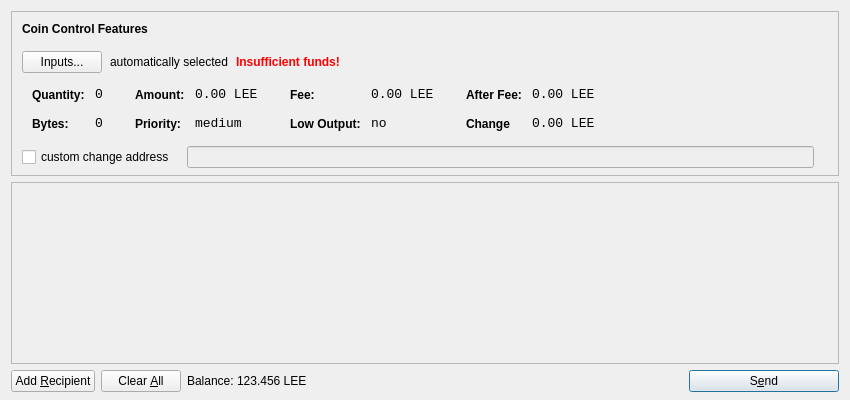
<?xml version="1.0" encoding="UTF-8"?>
<ui version="4.0">
 <class>SendCoinsDialog</class>
 <widget class="QDialog" name="SendCoinsDialog">
  <property name="geometry">
   <rect>
    <x>0</x>
    <y>0</y>
    <width>850</width>
    <height>400</height>
   </rect>
  </property>
  <property name="windowTitle">
   <string>Send Coins</string>
  </property>
  <layout class="QVBoxLayout" name="verticalLayout" stretch="0,1,0">
   <property name="bottomMargin">
    <number>8</number>
   </property>
   <item>
    <widget class="QFrame" name="frameCoinControl">
     <property name="sizePolicy">
      <sizepolicy hsizetype="Expanding" vsizetype="Expanding">
       <horstretch>0</horstretch>
       <verstretch>0</verstretch>
      </sizepolicy>
     </property>
     <property name="maximumSize">
      <size>
       <width>16777215</width>
       <height>16777215</height>
      </size>
     </property>
     <property name="frameShape">
      <enum>QFrame::StyledPanel</enum>
     </property>
     <property name="frameShadow">
      <enum>QFrame::Sunken</enum>
     </property>
     <layout class="QVBoxLayout" name="verticalLayoutCoinControl2">
      <property name="spacing">
       <number>-1</number>
      </property>
      <property name="leftMargin">
       <number>0</number>
      </property>
      <property name="topMargin">
       <number>0</number>
      </property>
      <property name="rightMargin">
       <number>0</number>
      </property>
      <property name="bottomMargin">
       <number>6</number>
      </property>
      <item>
       <layout class="QVBoxLayout" name="verticalLayoutCoinControl" stretch="0,0,0,0,1">
        <property name="spacing">
         <number>0</number>
        </property>
        <property name="leftMargin">
         <number>10</number>
        </property>
        <property name="topMargin">
         <number>10</number>
        </property>
        <item>
         <layout class="QHBoxLayout" name="horizontalLayoutCoinControl1">
          <property name="bottomMargin">
           <number>15</number>
          </property>
          <item>
           <widget class="QLabel" name="labelCoinControlFeatures">
            <property name="sizePolicy">
             <sizepolicy hsizetype="Preferred" vsizetype="Maximum">
              <horstretch>0</horstretch>
              <verstretch>0</verstretch>
             </sizepolicy>
            </property>
            <property name="font">
             <font>
              <weight>75</weight>
              <bold>true</bold>
             </font>
            </property>
            <property name="styleSheet">
             <string notr="true">font-weight:bold;</string>
            </property>
            <property name="text">
             <string>Coin Control Features</string>
            </property>
           </widget>
          </item>
         </layout>
        </item>
        <item>
         <layout class="QHBoxLayout" name="horizontalLayoutCoinControl2" stretch="0,0,0,0">
          <property name="spacing">
           <number>8</number>
          </property>
          <property name="bottomMargin">
           <number>10</number>
          </property>
          <item>
           <widget class="QPushButton" name="pushButtonCoinControl">
            <property name="styleSheet">
             <string notr="true"/>
            </property>
            <property name="text">
             <string>Inputs...</string>
            </property>
           </widget>
          </item>
          <item>
           <widget class="QLabel" name="labelCoinControlAutomaticallySelected">
            <property name="text">
             <string>automatically selected</string>
            </property>
            <property name="margin">
             <number>5</number>
            </property>
           </widget>
          </item>
          <item>
           <widget class="QLabel" name="labelCoinControlInsuffFunds">
            <property name="font">
             <font>
              <weight>75</weight>
              <bold>true</bold>
             </font>
            </property>
            <property name="styleSheet">
             <string notr="true">color:red;font-weight:bold;</string>
            </property>
            <property name="text">
             <string>Insufficient funds!</string>
            </property>
            <property name="margin">
             <number>5</number>
            </property>
           </widget>
          </item>
          <item>
           <spacer name="horizontalSpacerCoinControl">
            <property name="orientation">
             <enum>Qt::Horizontal</enum>
            </property>
            <property name="sizeHint" stdset="0">
             <size>
              <width>40</width>
              <height>1</height>
             </size>
            </property>
           </spacer>
          </item>
         </layout>
        </item>
        <item>
         <widget class="QWidget" name="widgetCoinControl" native="true">
          <property name="sizePolicy">
           <sizepolicy hsizetype="Preferred" vsizetype="Preferred">
            <horstretch>0</horstretch>
            <verstretch>0</verstretch>
           </sizepolicy>
          </property>
          <property name="minimumSize">
           <size>
            <width>0</width>
            <height>0</height>
           </size>
          </property>
          <property name="styleSheet">
           <string notr="true"/>
          </property>
          <layout class="QHBoxLayout" name="horizontalLayoutCoinControl5">
           <property name="margin">
            <number>0</number>
           </property>
           <item>
            <layout class="QHBoxLayout" name="horizontalLayoutCoinControl3" stretch="0,0,0,1">
             <property name="spacing">
              <number>20</number>
             </property>
             <property name="topMargin">
              <number>0</number>
             </property>
             <property name="bottomMargin">
              <number>10</number>
             </property>
             <item>
              <layout class="QFormLayout" name="formLayoutCoinControl1">
               <property name="horizontalSpacing">
                <number>10</number>
               </property>
               <property name="verticalSpacing">
                <number>14</number>
               </property>
               <property name="leftMargin">
                <number>10</number>
               </property>
               <property name="topMargin">
                <number>4</number>
               </property>
               <property name="rightMargin">
                <number>6</number>
               </property>
               <item row="0" column="0">
                <widget class="QLabel" name="labelCoinControlQuantityText">
                 <property name="styleSheet">
                  <string notr="true">font-weight:bold;</string>
                 </property>
                 <property name="text">
                  <string>Quantity:</string>
                 </property>
                 <property name="margin">
                  <number>0</number>
                 </property>
                </widget>
               </item>
               <item row="0" column="1">
                <widget class="QLabel" name="labelCoinControlQuantity">
                 <property name="font">
                  <font>
                   <family>Monospace</family>
                   <pointsize>10</pointsize>
                  </font>
                 </property>
                 <property name="cursor">
                  <cursorShape>IBeamCursor</cursorShape>
                 </property>
                 <property name="contextMenuPolicy">
                  <enum>Qt::ActionsContextMenu</enum>
                 </property>
                 <property name="text">
                  <string>0</string>
                 </property>
                 <property name="margin">
                  <number>0</number>
                 </property>
                 <property name="textInteractionFlags">
                  <set>Qt::LinksAccessibleByMouse|Qt::TextSelectableByKeyboard|Qt::TextSelectableByMouse</set>
                 </property>
                </widget>
               </item>
               <item row="1" column="0">
                <widget class="QLabel" name="labelCoinControlBytesText">
                 <property name="styleSheet">
                  <string notr="true">font-weight:bold;</string>
                 </property>
                 <property name="text">
                  <string>Bytes:</string>
                 </property>
                </widget>
               </item>
               <item row="1" column="1">
                <widget class="QLabel" name="labelCoinControlBytes">
                 <property name="font">
                  <font>
                   <family>Monospace</family>
                   <pointsize>10</pointsize>
                  </font>
                 </property>
                 <property name="cursor">
                  <cursorShape>IBeamCursor</cursorShape>
                 </property>
                 <property name="contextMenuPolicy">
                  <enum>Qt::ActionsContextMenu</enum>
                 </property>
                 <property name="text">
                  <string>0</string>
                 </property>
                 <property name="textInteractionFlags">
                  <set>Qt::LinksAccessibleByMouse|Qt::TextSelectableByKeyboard|Qt::TextSelectableByMouse</set>
                 </property>
                </widget>
               </item>
              </layout>
             </item>
             <item>
              <layout class="QFormLayout" name="formLayoutCoinControl2">
               <property name="horizontalSpacing">
                <number>10</number>
               </property>
               <property name="verticalSpacing">
                <number>14</number>
               </property>
               <property name="leftMargin">
                <number>6</number>
               </property>
               <property name="topMargin">
                <number>4</number>
               </property>
               <property name="rightMargin">
                <number>6</number>
               </property>
               <item row="0" column="0">
                <widget class="QLabel" name="labelCoinControlAmountText">
                 <property name="styleSheet">
                  <string notr="true">font-weight:bold;</string>
                 </property>
                 <property name="text">
                  <string>Amount:</string>
                 </property>
                 <property name="margin">
                  <number>0</number>
                 </property>
                </widget>
               </item>
               <item row="0" column="1">
                <widget class="QLabel" name="labelCoinControlAmount">
                 <property name="font">
                  <font>
                   <family>Monospace</family>
                   <pointsize>10</pointsize>
                  </font>
                 </property>
                 <property name="cursor">
                  <cursorShape>IBeamCursor</cursorShape>
                 </property>
                 <property name="contextMenuPolicy">
                  <enum>Qt::ActionsContextMenu</enum>
                 </property>
                 <property name="text">
                  <string>0.00 LEE</string>
                 </property>
                 <property name="textInteractionFlags">
                  <set>Qt::LinksAccessibleByMouse|Qt::TextSelectableByKeyboard|Qt::TextSelectableByMouse</set>
                 </property>
                </widget>
               </item>
               <item row="1" column="0">
                <widget class="QLabel" name="labelCoinControlPriorityText">
                 <property name="styleSheet">
                  <string notr="true">font-weight:bold;</string>
                 </property>
                 <property name="text">
                  <string>Priority:</string>
                 </property>
                </widget>
               </item>
               <item row="1" column="1">
                <widget class="QLabel" name="labelCoinControlPriority">
                 <property name="font">
                  <font>
                   <family>Monospace</family>
                   <pointsize>10</pointsize>
                  </font>
                 </property>
                 <property name="cursor">
                  <cursorShape>IBeamCursor</cursorShape>
                 </property>
                 <property name="contextMenuPolicy">
                  <enum>Qt::ActionsContextMenu</enum>
                 </property>
                 <property name="text">
                  <string>medium</string>
                 </property>
                 <property name="textInteractionFlags">
                  <set>Qt::LinksAccessibleByMouse|Qt::TextSelectableByKeyboard|Qt::TextSelectableByMouse</set>
                 </property>
                </widget>
               </item>
              </layout>
             </item>
             <item>
              <layout class="QFormLayout" name="formLayoutCoinControl3">
               <property name="horizontalSpacing">
                <number>10</number>
               </property>
               <property name="verticalSpacing">
                <number>14</number>
               </property>
               <property name="leftMargin">
                <number>6</number>
               </property>
               <property name="topMargin">
                <number>4</number>
               </property>
               <property name="rightMargin">
                <number>6</number>
               </property>
               <item row="0" column="0">
                <widget class="QLabel" name="labelCoinControlFeeText">
                 <property name="styleSheet">
                  <string notr="true">font-weight:bold;</string>
                 </property>
                 <property name="text">
                  <string>Fee:</string>
                 </property>
                 <property name="margin">
                  <number>0</number>
                 </property>
                </widget>
               </item>
               <item row="0" column="1">
                <widget class="QLabel" name="labelCoinControlFee">
                 <property name="font">
                  <font>
                   <family>Monospace</family>
                   <pointsize>10</pointsize>
                  </font>
                 </property>
                 <property name="cursor">
                  <cursorShape>IBeamCursor</cursorShape>
                 </property>
                 <property name="contextMenuPolicy">
                  <enum>Qt::ActionsContextMenu</enum>
                 </property>
                 <property name="text">
                  <string>0.00 LEE</string>
                 </property>
                 <property name="textInteractionFlags">
                  <set>Qt::LinksAccessibleByMouse|Qt::TextSelectableByKeyboard|Qt::TextSelectableByMouse</set>
                 </property>
                </widget>
               </item>
               <item row="1" column="0">
                <widget class="QLabel" name="labelCoinControlLowOutputText">
                 <property name="styleSheet">
                  <string notr="true">font-weight:bold;</string>
                 </property>
                 <property name="text">
                  <string>Low Output:</string>
                 </property>
                </widget>
               </item>
               <item row="1" column="1">
                <widget class="QLabel" name="labelCoinControlLowOutput">
                 <property name="font">
                  <font>
                   <family>Monospace</family>
                   <pointsize>10</pointsize>
                  </font>
                 </property>
                 <property name="cursor">
                  <cursorShape>IBeamCursor</cursorShape>
                 </property>
                 <property name="contextMenuPolicy">
                  <enum>Qt::ActionsContextMenu</enum>
                 </property>
                 <property name="text">
                  <string>no</string>
                 </property>
                 <property name="textInteractionFlags">
                  <set>Qt::LinksAccessibleByMouse|Qt::TextSelectableByKeyboard|Qt::TextSelectableByMouse</set>
                 </property>
                </widget>
               </item>
              </layout>
             </item>
             <item>
              <layout class="QFormLayout" name="formLayoutCoinControl4">
               <property name="horizontalSpacing">
                <number>10</number>
               </property>
               <property name="verticalSpacing">
                <number>14</number>
               </property>
               <property name="leftMargin">
                <number>6</number>
               </property>
               <property name="topMargin">
                <number>4</number>
               </property>
               <property name="rightMargin">
                <number>6</number>
               </property>
               <item row="0" column="0">
                <widget class="QLabel" name="labelCoinControlAfterFeeText">
                 <property name="styleSheet">
                  <string notr="true">font-weight:bold;</string>
                 </property>
                 <property name="text">
                  <string>After Fee:</string>
                 </property>
                 <property name="margin">
                  <number>0</number>
                 </property>
                </widget>
               </item>
               <item row="0" column="1">
                <widget class="QLabel" name="labelCoinControlAfterFee">
                 <property name="font">
                  <font>
                   <family>Monospace</family>
                   <pointsize>10</pointsize>
                  </font>
                 </property>
                 <property name="cursor">
                  <cursorShape>IBeamCursor</cursorShape>
                 </property>
                 <property name="contextMenuPolicy">
                  <enum>Qt::ActionsContextMenu</enum>
                 </property>
                 <property name="text">
                  <string>0.00 LEE</string>
                 </property>
                 <property name="textInteractionFlags">
                  <set>Qt::LinksAccessibleByMouse|Qt::TextSelectableByKeyboard|Qt::TextSelectableByMouse</set>
                 </property>
                </widget>
               </item>
               <item row="1" column="0">
                <widget class="QLabel" name="labelCoinControlChangeText">
                 <property name="styleSheet">
                  <string notr="true">font-weight:bold;</string>
                 </property>
                 <property name="text">
                  <string>Change</string>
                 </property>
                </widget>
               </item>
               <item row="1" column="1">
                <widget class="QLabel" name="labelCoinControlChange">
                 <property name="font">
                  <font>
                   <family>Monospace</family>
                   <pointsize>10</pointsize>
                  </font>
                 </property>
                 <property name="cursor">
                  <cursorShape>IBeamCursor</cursorShape>
                 </property>
                 <property name="contextMenuPolicy">
                  <enum>Qt::ActionsContextMenu</enum>
                 </property>
                 <property name="text">
                  <string>0.00 LEE</string>
                 </property>
                 <property name="textInteractionFlags">
                  <set>Qt::LinksAccessibleByMouse|Qt::TextSelectableByKeyboard|Qt::TextSelectableByMouse</set>
                 </property>
                </widget>
               </item>
              </layout>
             </item>
            </layout>
           </item>
          </layout>
         </widget>
        </item>
        <item>
         <layout class="QHBoxLayout" name="horizontalLayoutCoinControl4" stretch="0,0,0">
          <property name="spacing">
           <number>12</number>
          </property>
          <property name="sizeConstraint">
           <enum>QLayout::SetDefaultConstraint</enum>
          </property>
          <property name="topMargin">
           <number>5</number>
          </property>
          <property name="rightMargin">
           <number>5</number>
          </property>
          <item>
           <widget class="QCheckBox" name="checkBoxCoinControlChange">
            <property name="text">
             <string>custom change address</string>
            </property>
           </widget>
          </item>
          <item>
           <widget class="QLineEdit" name="lineEditCoinControlChange">
            <property name="enabled">
             <bool>false</bool>
            </property>
            <property name="sizePolicy">
             <sizepolicy hsizetype="Expanding" vsizetype="Fixed">
              <horstretch>0</horstretch>
              <verstretch>0</verstretch>
             </sizepolicy>
            </property>
           </widget>
          </item>
          <item>
           <widget class="QLabel" name="labelCoinControlChangeLabel">
            <property name="sizePolicy">
             <sizepolicy hsizetype="Preferred" vsizetype="Expanding">
              <horstretch>0</horstretch>
              <verstretch>0</verstretch>
             </sizepolicy>
            </property>
            <property name="minimumSize">
             <size>
              <width>0</width>
              <height>0</height>
             </size>
            </property>
            <property name="text">
             <string/>
            </property>
            <property name="margin">
             <number>3</number>
            </property>
           </widget>
          </item>
         </layout>
        </item>
        <item>
         <spacer name="verticalSpacerCoinControl">
          <property name="orientation">
           <enum>Qt::Vertical</enum>
          </property>
          <property name="sizeHint" stdset="0">
           <size>
            <width>800</width>
            <height>1</height>
           </size>
          </property>
         </spacer>
        </item>
       </layout>
      </item>
     </layout>
    </widget>
   </item>
   <item>
    <widget class="QScrollArea" name="scrollArea">
     <property name="widgetResizable">
      <bool>true</bool>
     </property>
     <widget class="QWidget" name="scrollAreaWidgetContents">
      <property name="geometry">
       <rect>
        <x>0</x>
        <y>0</y>
        <width>830</width>
        <height>165</height>
       </rect>
      </property>
      <layout class="QVBoxLayout" name="verticalLayout_2">
       <property name="margin">
        <number>0</number>
       </property>
       <item>
        <layout class="QVBoxLayout" name="entries">
         <property name="spacing">
          <number>6</number>
         </property>
        </layout>
       </item>
       <item>
        <spacer name="verticalSpacer">
         <property name="orientation">
          <enum>Qt::Vertical</enum>
         </property>
         <property name="sizeHint" stdset="0">
          <size>
           <width>20</width>
           <height>40</height>
          </size>
         </property>
        </spacer>
       </item>
      </layout>
     </widget>
    </widget>
   </item>
   <item>
    <layout class="QHBoxLayout" name="horizontalLayout">
     <item>
      <widget class="QPushButton" name="addButton">
       <property name="toolTip">
        <string>Send to multiple recipients at once</string>
       </property>
       <property name="text">
        <string>Add &amp;Recipient</string>
       </property>
       <property name="icon">
        <iconset resource="../bitcoin.qrc">
         <normaloff>:/icons/add</normaloff>:/icons/add</iconset>
       </property>
       <property name="autoDefault">
        <bool>false</bool>
       </property>
      </widget>
     </item>
     <item>
      <widget class="QPushButton" name="clearButton">
       <property name="sizePolicy">
        <sizepolicy hsizetype="Minimum" vsizetype="Fixed">
         <horstretch>0</horstretch>
         <verstretch>0</verstretch>
        </sizepolicy>
       </property>
       <property name="toolTip">
        <string>Remove all transaction fields</string>
       </property>
       <property name="text">
        <string>Clear &amp;All</string>
       </property>
       <property name="icon">
        <iconset resource="../bitcoin.qrc">
         <normaloff>:/icons/remove</normaloff>:/icons/remove</iconset>
       </property>
       <property name="autoRepeatDelay">
        <number>300</number>
       </property>
       <property name="autoDefault">
        <bool>false</bool>
       </property>
      </widget>
     </item>
     <item>
      <layout class="QHBoxLayout" name="horizontalLayout_2">
       <property name="spacing">
        <number>3</number>
       </property>
       <item>
        <widget class="QLabel" name="label">
         <property name="sizePolicy">
          <sizepolicy hsizetype="Preferred" vsizetype="Fixed">
           <horstretch>0</horstretch>
           <verstretch>0</verstretch>
          </sizepolicy>
         </property>
         <property name="text">
          <string>Balance:</string>
         </property>
        </widget>
       </item>
       <item>
        <widget class="QLabel" name="labelBalance">
         <property name="sizePolicy">
          <sizepolicy hsizetype="Preferred" vsizetype="Fixed">
           <horstretch>0</horstretch>
           <verstretch>0</verstretch>
          </sizepolicy>
         </property>
         <property name="cursor">
          <cursorShape>IBeamCursor</cursorShape>
         </property>
         <property name="text">
          <string>123.456 LEE</string>
         </property>
         <property name="textInteractionFlags">
          <set>Qt::LinksAccessibleByMouse|Qt::TextSelectableByKeyboard|Qt::TextSelectableByMouse</set>
         </property>
        </widget>
       </item>
      </layout>
     </item>
     <item>
      <spacer name="horizontalSpacer">
       <property name="orientation">
        <enum>Qt::Horizontal</enum>
       </property>
       <property name="sizeHint" stdset="0">
        <size>
         <width>40</width>
         <height>20</height>
        </size>
       </property>
      </spacer>
     </item>
     <item>
      <widget class="QPushButton" name="sendButton">
       <property name="minimumSize">
        <size>
         <width>150</width>
         <height>0</height>
        </size>
       </property>
       <property name="toolTip">
        <string>Confirm the send action</string>
       </property>
       <property name="text">
        <string>S&amp;end</string>
       </property>
       <property name="icon">
        <iconset resource="../bitcoin.qrc">
         <normaloff>:/icons/send</normaloff>:/icons/send</iconset>
       </property>
       <property name="default">
        <bool>true</bool>
       </property>
      </widget>
     </item>
    </layout>
   </item>
  </layout>
 </widget>
 <resources>
  <include location="../bitcoin.qrc"/>
 </resources>
 <connections/>
</ui>
